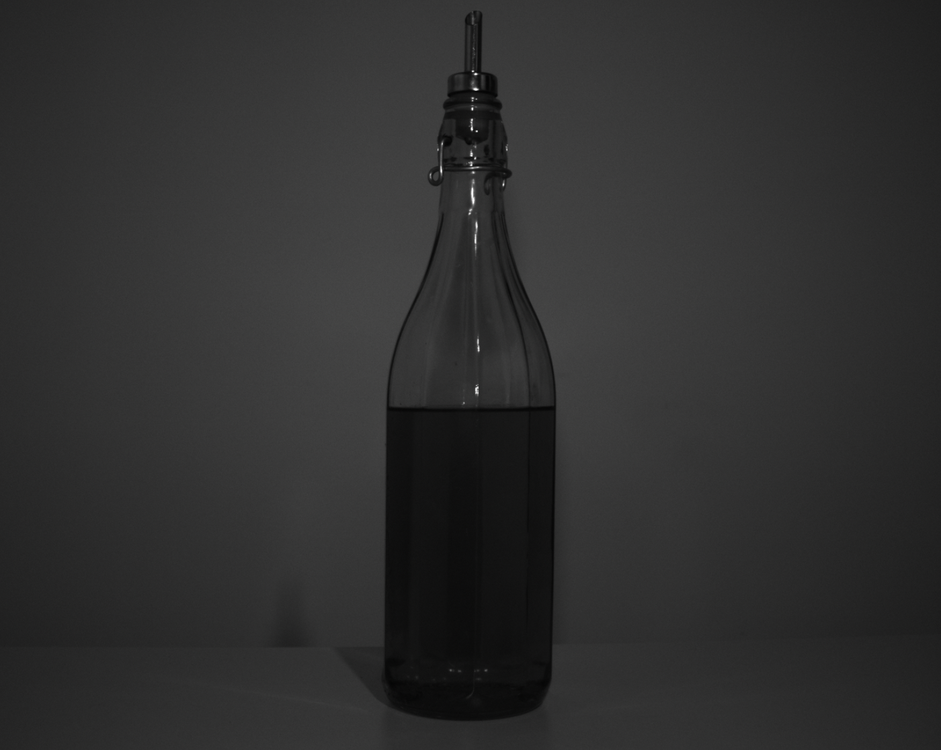
#> input picture images/contoh.png, 941 x 750 px, shrunk from 1400 x 1116 before the run
$ python liquid_detector.py
#> lines starting #> are read from the running program, lines starting #| are printed output that depends on the picture; after the words box and inside, x2 and y2 are one past the last pixel; in counts of white or black regions, pixels touching at a corner belong together; long printed decimals are rounded
import cv2
from matplotlib import pyplot as plt
import imutils

print("start")
# read image and take first channel only
img = cv2.imread("../images/contoh.png")
#> img is the input picture: shape (750, 941, 3); mean B, G, R 47.3, 47.4, 47.4
bottle_gray = cv2.cvtColor(img , cv2.COLOR_BGR2GRAY)
bottle_gray = cv2.split(bottle_gray)[0]
bottle_gray = cv2.GaussianBlur(bottle_gray, (7, 7), 1)
cv2.imshow("gray", bottle_gray)

# histogram, dont know why ?
# plt.hist(bottle_gray.ravel(), 256,[0, 256]); plt.show()


print("start treshold")
# threshold , manual ?
(T, bottle_threshold) = cv2.threshold(bottle_gray, 27.5, 255, cv2.THRESH_BINARY_INV)
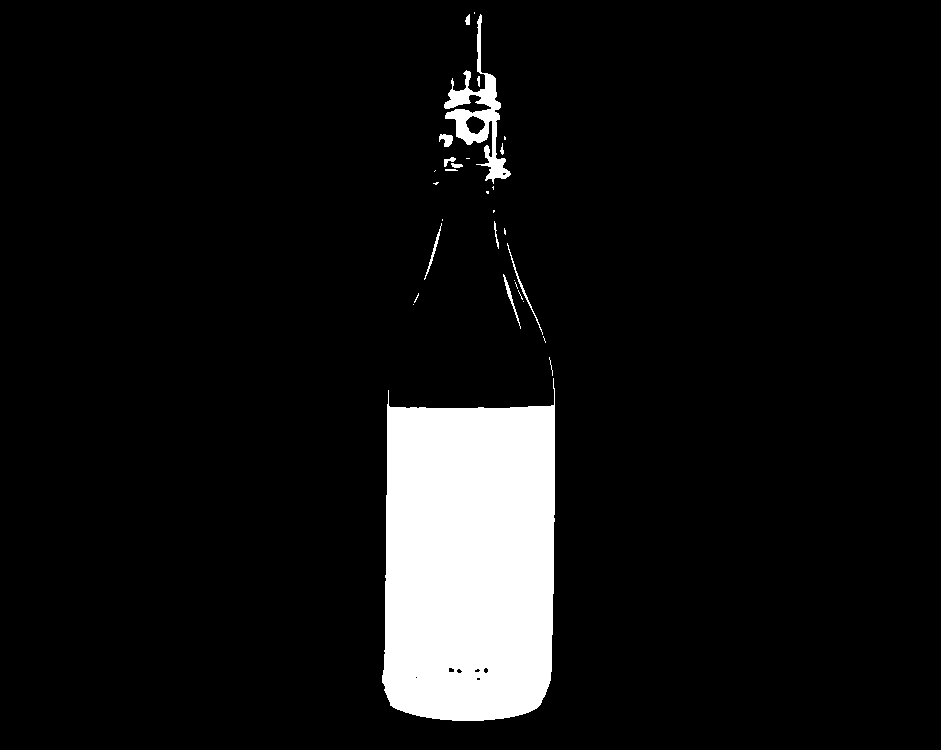
#> bottle_threshold: shape (750, 941); 7.8% white; 31 white regions (18 under 20 px), largest, box (x1, y1, x2, y2) and area: (382, 378, 555, 721) 51604, (444, 14, 511, 184) 2822, (507, 243, 543, 335) 164
#> T = 27
cv2.imshow("TH",bottle_threshold)


kernel = cv2.getStructuringElement(cv2.MORPH_RECT, (5, 5))
bottle_open = cv2.morphologyEx(bottle_threshold, cv2.MORPH_OPEN, kernel)
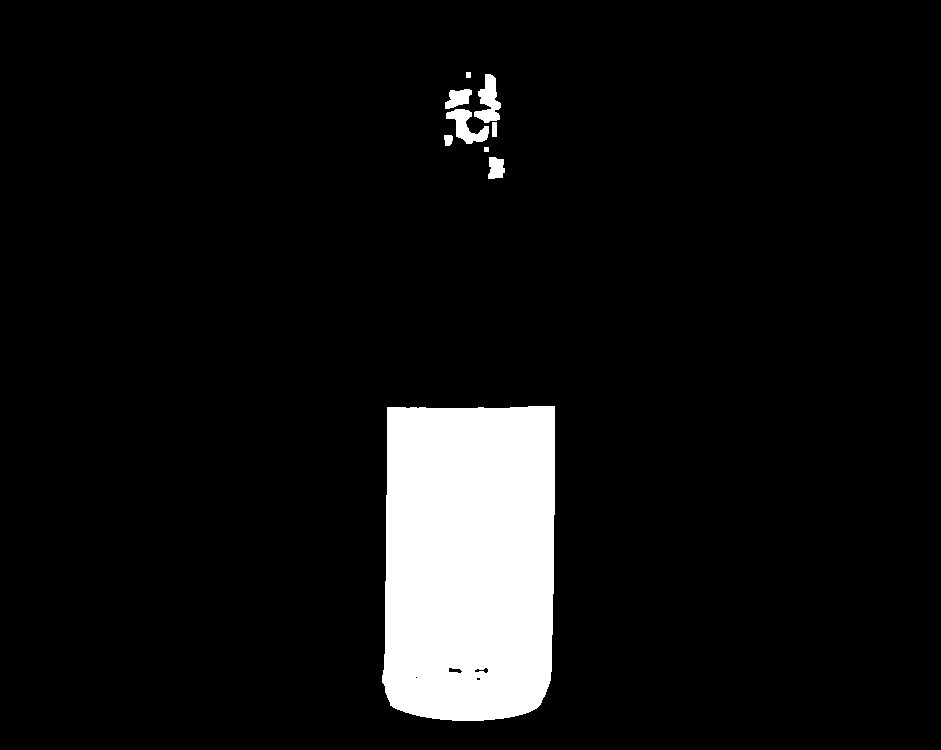
#> bottle_open: shape (750, 941); 7.6% white; 9 white regions
print("start morph")

# final contour
print("start final contouring")
contours = cv2.findContours(bottle_open.copy(), cv2.RETR_EXTERNAL, cv2.CHAIN_APPROX_SIMPLE)
#> contours = 9 contours, 1 with area under 20; largest, box (x1, y1, x2, y2) and area: (382, 406, 555, 721) 51148, (474, 74, 501, 123) 659, (446, 109, 489, 144) 621, (445, 89, 472, 109) 316, (488, 157, 505, 179) 264, (444, 135, 453, 146) 68, (492, 122, 497, 137) 56, (466, 72, 471, 78) 20
contours = imutils.grab_contours(contours)
bottle_clone = img.copy()
cv2.drawContours(bottle_clone, contours, -1, (255, 0, 0), 2)


# sort contours by area
areas = [cv2.contourArea(contour) for contour in contours]
#> areas = [51148.5, 264, 16, 67.5, 56, 621, 316.5, 659, 20]
(contours, areas) = zip(*sorted(zip(contours, areas), key=lambda a:a[1]))
#> areas = (16, 20, 56, 67.5, 264, 316.5, 621, 659, 51148.5)
# print contour with largest area
bottle_clone = img.copy()
cv2.drawContours(bottle_clone, [contours[-1]], -1, (255, 0, 0), 2)


# draw bounding box, calculate aspect and display decision
bottle_clone = img.copy()
(x, y, w, h) = cv2.boundingRect(contours[-1])
#> x = 382; y = 406; w = 173; h = 315
aspectRatio = w / float(h)
#> aspectRatio = 0.549

print("aspect ratio : ",aspectRatio)
#| aspect ratio :  0.5492


# set full
if aspectRatio < 0.4:
    cv2.rectangle(bottle_clone, (x, y), (x + w, y + h), (0, 255, 0), 2)
    cv2.putText(bottle_clone, "Full", (x + 10, y + 20), cv2.FONT_HERSHEY_PLAIN, 1, (0, 255, 0), 2)

elif aspectRatio < 0.8:
    cv2.rectangle(bottle_clone, (x, y), (x + w, y + h), (0, 255, 0), 2)
    cv2.putText(bottle_clone, "half_full", (x + 10, y + 20), cv2.FONT_HERSHEY_PLAIN, 1, (0, 255, 0), 2)
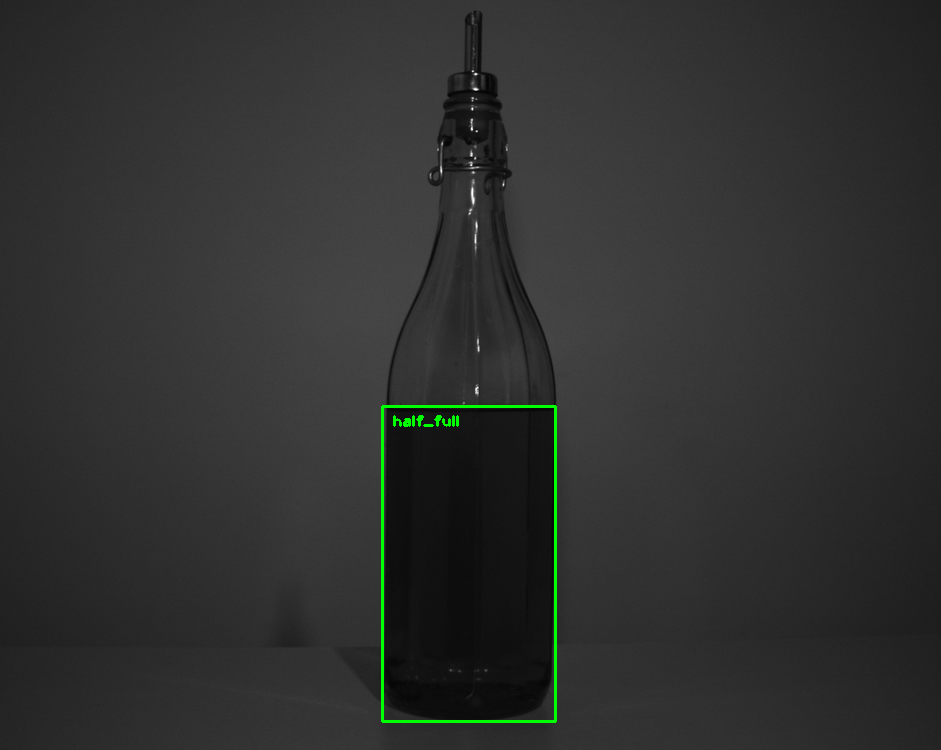
#> bottle_clone: shape (750, 941, 3); mean B, G, R 47.2, 48.4, 47.2

elif aspectRatio < 1:
    cv2.rectangle(bottle_clone, (x, y), (x + w, y + h), (0, 255, 0), 2)
    cv2.putText(bottle_clone, "almost_low", (x + 10, y + 20), cv2.FONT_HERSHEY_PLAIN, 1, (0, 255, 0), 2)

# set low statement
else:
    cv2.rectangle(bottle_clone, (x, y), (x + w, y + h), (0, 0, 255), 2)
    cv2.putText(bottle_clone, "very_Low", (x + 10, y + 20), cv2.FONT_HERSHEY_PLAIN, 1, (0, 0, 255), 2)

cv2.imshow("Decision", bottle_clone)
cv2.waitKey(0)
